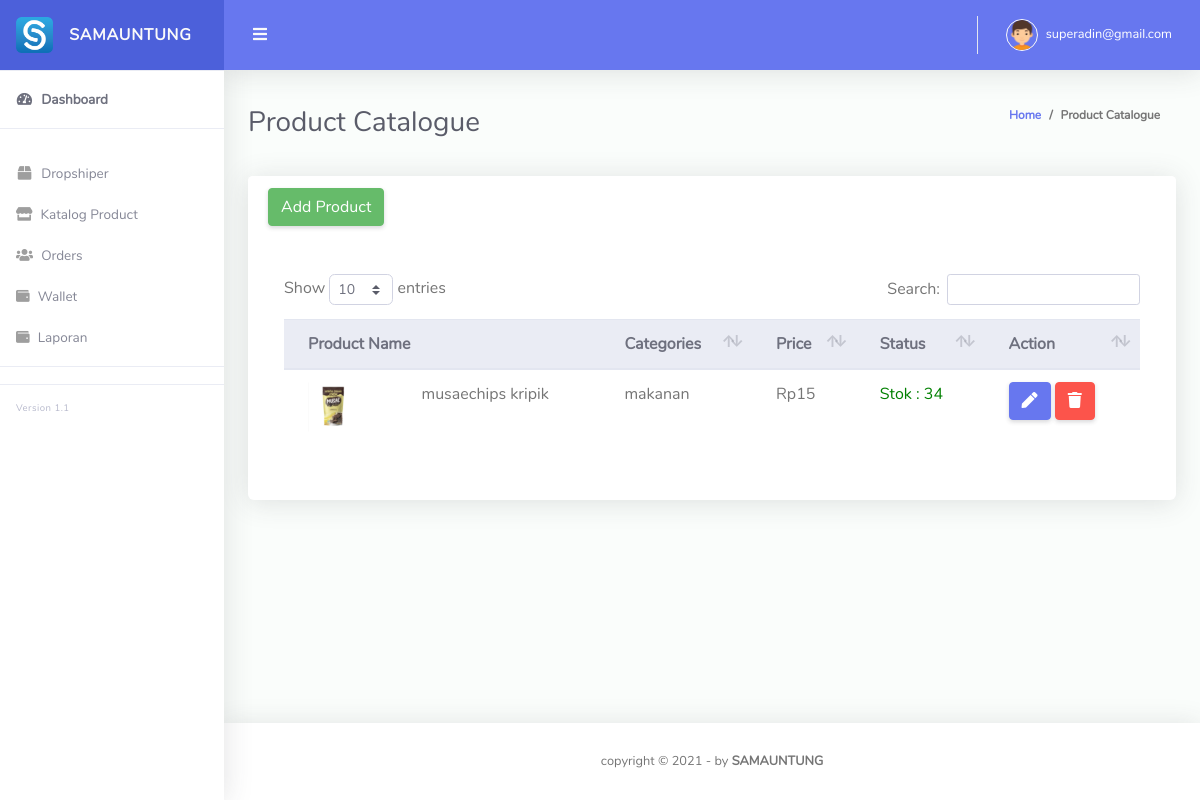
Page /Admin_samauntung/produk.php (signed in) on the committed database.
### tables this page shows
CREATE TABLE `produk` (
  `id_produk` int(11) NOT NULL,
  `id_kategori` int(11) NOT NULL,
  `nama_produk` varchar(100) NOT NULL,
  `gambar_produk` varchar(255) NOT NULL,
  `deskripsi_produk` text NOT NULL,
  `stok` int(11) NOT NULL,
  `harga` int(11) NOT NULL
);

CREATE TABLE `kategori` (
  `id_kategori` int(11) NOT NULL,
  `nama_kategori` varchar(100) NOT NULL
);

### Admin_samauntung/produk.php (the view, shortened to what this page needs)
<?php
include 'koneksi.php';
$query = mysqli_query($konek, "SELECT produk.gambar_produk,produk.id_produk, produk.nama_produk, kategori.nama_kategori, produk.harga, produk.stok FROM produk LEFT JOIN kategori ON produk.id_kategori = kategori.id_kategori");
?>
<!DOCTYPE html>
<html lang="en">
<head>
  <link href="vendor/fontawesome-free/css/all.min.css" rel="stylesheet" type="text/css">
  <link href="vendor/bootstrap/css/bootstrap.min.css" rel="stylesheet" type="text/css">
  <link href="css/ruang-admin.min.css" rel="stylesheet">
  <link href="vendor/datatables/dataTables.bootstrap4.min.css" rel="stylesheet">
</head>
<body id="page-top">
  <div id="wrapper">
    <?php require "components/sidebar.php"?>
    <div id="content-wrapper" class="d-flex flex-column">
      <div id="content">
        <?php require "components/topbar.php"?>
        <div class="container-fluid" id="container-wrapper">
          <div class="d-sm-flex align-items-center justify-content-between mb-4">
            <h1 class="h3 mb-0 text-gray-800">Product Catalogue</h1>
            <ol class="breadcrumb">
              <li class="breadcrumb-item"><a href="./">Home</a></li>
              <li class="breadcrumb-item active" aria-current="page">Product Catalogue</li>
            </ol>
          </div>
          <div class="row">
            <div class="col-md-12">
             <div class="card mb-4">
              <div class="card-header">
                <a hr class="btn btn-success" href="tambah_produk.php">
                Add Product
              </a>
            </div>
            <div class="card-body">
              <div class="table-responsive p-3">
               <table class="table align-items-center table-flush table-hover" id="dataTableHover">
                <thead class="thead-light">
                  <tr>
                    <th colspan="2">Product Name</th>
                    <th>Categories</th>
                    <th>Price</th>
                    <th>Status</th>
                    <th>Action</th>
                  </tr>
                </thead>
                <tbody>
                  <?php while($data=mysqli_fetch_array($query)){ ?>
                    <tr>
                      <td><img src="img/posting/<?=$data["gambar_produk"]?>" width="50px" height="50px"></td>
                      <td><?=$data["nama_produk"]?></td>
                      <td><?=$data["nama_kategori"]?></td>
                      <td>Rp<?=$data["harga"]?></td>
                      <td style="color:green">Stok : <?=$data["stok"]?></td>
                      <td>
                        <a href="edit_produk.php?id=<?=$data["id_produk"]?>" type="button" class="btn btn-primary text-white" data-tooltip="tooltip" data-placement="buttom" >
                        <i class="fas fa-solid fa-pen"></i>
                      </a>
                      <a href="hapusproduk.php?id=<?= $data['id_produk']; ?>" type="button" class="btn btn-danger text-white" data-tooltip="tooltip" data-placement="buttom" >
                        <i class="fas fa-solid fa-trash"></i>
                      </a>
                      </td>
                    </tr>
                  <?php } ?>
                </tbody>
              </table>
            </div>
          </div>
        </div>
      </div>
    </div>
  </div>
</div>
<?php require "components/footer.php"?>
</div>
</div>
</body>
</html>

### rows in the picture
produk: gambar_produk (picture), nama_produk "musaechips kripik", id_kategori.nama_kategori "makanan", harga "15", stok "34"

### other values in the picture
$_SESSION['email-admin'] "superadin@gmail.com"
